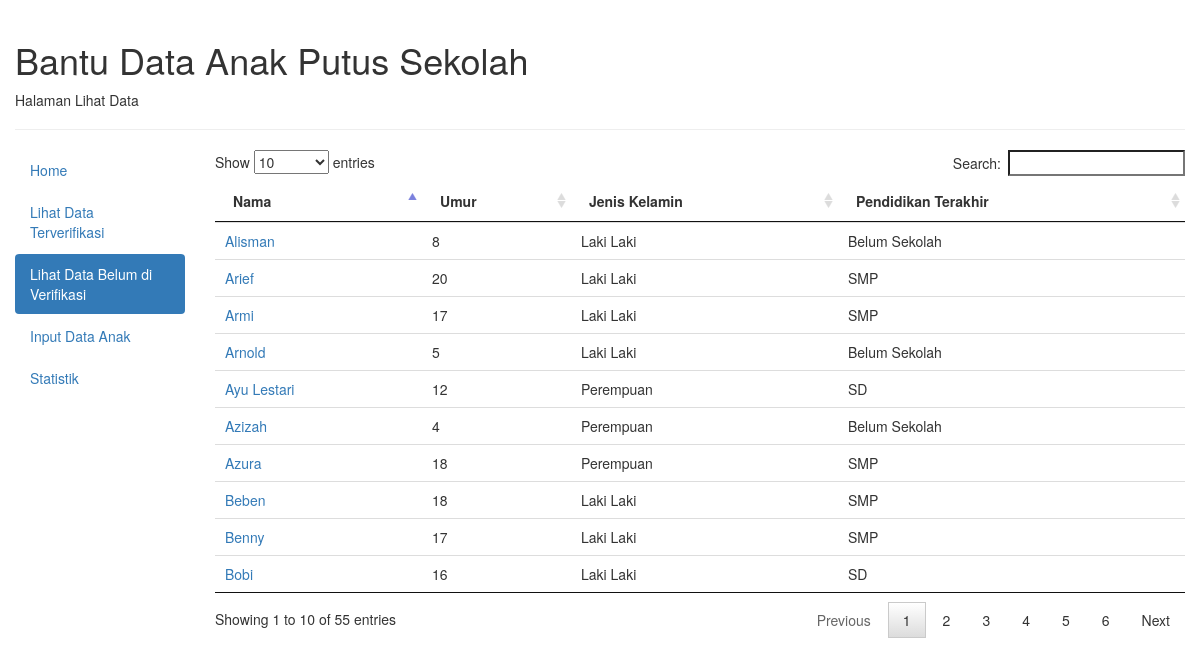
The page /lihat_data.php (signed in) on the database its author committed.
### tables this page shows
CREATE TABLE IF NOT EXISTS `tabel_bdaps` (
  `kode` int(11) NOT NULL,
  `nama` varchar(25) NOT NULL,
  `jenis_kelamin` varchar(10) NOT NULL,
  `domisli` varchar(255) NOT NULL,
  `kelurahan` varchar(20) NOT NULL,
  `umur` varchar(2) NOT NULL,
  `pend_terakhir` varchar(15) NOT NULL,
  `foto` varchar(35) NOT NULL,
  `faktor_putus` varchar(35) NOT NULL,
  `approval` tinyint(1) NOT NULL,
  `bersekolah` tinyint(1) NOT NULL,
  `verifikator` varchar(20) NOT NULL
);

### lihat_data.php (the view, shortened to what this page needs)
<?php
include 'function.php';
$query = "select * from tabel_bdaps where approval=0";
?>
<!DOCTYPE html>
<html lang="en">
<head>
 <link rel="stylesheet" href="css/bootstrap.min.css">
 <link rel="stylesheet" href="css/dataTables.responsive.css">
 <link rel="stylesheet" href="css/dataTables.bootstrap.css">
 <link rel="stylesheet" href="css/jquery.dataTables.css">
</head>
<body>
<div class="container-fluid">
 <div class="page-header">
   <h1>Bantu Data Anak Putus Sekolah</h1>
   <p>Halaman Lihat Data</p>
  </div>
  <div class="row">
   <div class="col-sm-2">
   <ul class="nav nav-pills nav-stacked">
   <li><a href="index.php">Home</a></li>
    <li><a href="lihatdata.php">Lihat Data Terverifikasi</a></li>
    <li class="active"><a href="lihat_data.php">Lihat Data Belum di Verifikasi</a></li>
	<li><a href="input.php">Input Data Anak</a></li>
	<li><a href="statistik.php">Statistik</a></li>
   </ul>
   </div>
   <div class="col-sm-10">
	<table class="table table-hover" id="dataAnak" >
	 <thead>
	 <tr>
	  <th>Nama</th>
	  <th>Umur</th>
	  <th>Jenis Kelamin</th>
	  <th>Pendidikan Terakhir</th>
	 </tr>
	 </thead>
	 <tbody>
		<?php
		$result = mysqli_query($koneksi, $query);
		while($row = mysqli_fetch_array($result)){
		?>
		<tr>
			<td><a href="profil.php?kode=<?php echo $row['kode'];?>"><?php echo $row['nama'];?></a></td>
			<td><?php echo $row['umur'];?></td>
			<td><?php echo $row['jenis_kelamin'];?></td>
			<td><?php echo $row['pend_terakhir'];?></td>
		</tr>
		<?php } ?>
	 </tbody>
	</table>
   </div>
  </div>
 </div>
</body>
</html>

### rows shown on the page
tabel_bdaps: nama "Ayu Lestari", umur "12", jenis_kelamin "Perempuan", pend_terakhir "SD"
tabel_bdaps: nama "Benny", umur "17", jenis_kelamin "Laki Laki", pend_terakhir "SMP"
tabel_bdaps: nama "Armi", umur "17", jenis_kelamin "Laki Laki", pend_terakhir "SMP"
tabel_bdaps: nama "Bobi", umur "16", jenis_kelamin "Laki Laki", pend_terakhir "SD"
tabel_bdaps: nama "Beben", umur "18", jenis_kelamin "Laki Laki", pend_terakhir "SMP"
tabel_bdaps: nama "Azura", umur "18", jenis_kelamin "Perempuan", pend_terakhir "SMP"
tabel_bdaps: nama "Arief", umur "20", jenis_kelamin "Laki Laki", pend_terakhir "SMP"
tabel_bdaps: nama "Azizah", umur "4", jenis_kelamin "Perempuan", pend_terakhir "Belum Sekolah"
tabel_bdaps: nama "Alisman", umur "8", jenis_kelamin "Laki Laki", pend_terakhir "Belum Sekolah"
tabel_bdaps: nama "Arnold", umur "5", jenis_kelamin "Laki Laki", pend_terakhir "Belum Sekolah"
